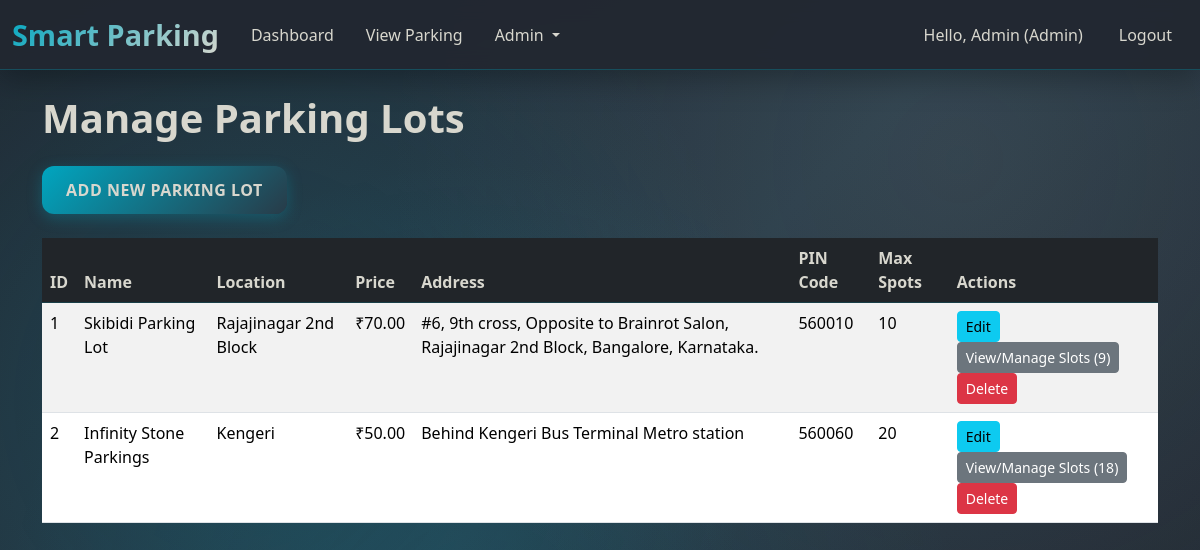
/admin/lots (signed in), run on the app's committed database.
### models/user.py (models this page shows, shortened)
class User(db.Model, UserMixin):
    id = db.Column(db.Integer, primary_key=True)
    name = db.Column(db.String(100), nullable=False)
    email = db.Column(db.String(120), unique=True, nullable=False)
    password = db.Column(db.String(200), nullable=False)
    role = db.Column(db.String(20), default='user') # 'user' or 'admin'
    reservations = db.relationship('Reservation', backref='user', lazy=True)
    @property
    def is_admin(self):
        return self.role == 'admin'

### models/lot.py (models this page shows, shortened)
class ParkingLot(db.Model):
    id = db.Column(db.Integer, primary_key=True)
    name = db.Column(db.String(100), unique=True, nullable=False)
    location = db.Column(db.String(200), nullable=False)
    price = db.Column(db.Float, nullable=True)
    address = db.Column(db.String(255), nullable=True)
    pin_code = db.Column(db.String(20), nullable=True)
    maximum_number_of_spots = db.Column(db.Integer, nullable=True)
    slots = db.relationship('ParkingSlot', backref='lot', lazy=True, cascade="all, delete-orphan")

### controllers/main_controller.py (the view)
@main_bp.route('/admin/lots')
@admin_required
def admin_lots():
    lots = ParkingLot.query.all()
    return render_template('admin_lots.html', lots=lots)

### app.py (called while the page is built)
@login_manager.user_loader
def load_user(user_id):
    return User.query.get(int(user_id))

@app.context_processor
def inject_globals():
    return dict(current_user=current_user, now=datetime.utcnow)

### controllers/main_controller.py (called while the page is built)
def admin_required(f):
    @wraps(f)
    @login_required
    def decorated_function(*args, **kwargs):
        if not current_user.is_admin:
            flash('You do not have permission to access this page.', 'danger')
            return redirect(url_for('main.dashboard'))
        return f(*args, **kwargs)
    return decorated_function

### templates/admin_lots.html
{% extends "base.html" %}
{% block content %}
<h1 class="mb-4">Manage Parking Lots</h1>
<a href="{{ url_for('main.add_lot') }}" class="btn btn-primary mb-4">Add New Parking Lot</a>
{% if lots %}
    <div class="table-responsive">
        <table class="table table-striped table-hover">
            <thead class="table-dark">
                <tr>
                    <th>ID</th>
                    <th>Name</th>
                    <th>Location</th>
                    <th>Price</th>
                    <th>Address</th>
                    <th>PIN Code</th>
                    <th>Max Spots</th>
                    <th>Actions</th>
                </tr>
            </thead>
            <tbody>
                {% for lot in lots %}
                <tr>
                    <td>{{ lot.id }}</td>
                    <td>{{ lot.name }}</td>
                    <td>{{ lot.location }}</td>
                    <td>{{ "₹{:,.2f}".format(lot.price) if lot.price is not none else 'N/A' }}</td>
                    <td>{{ lot.address if lot.address else 'N/A' }}</td>
                    <td>{{ lot.pin_code if lot.pin_code else 'N/A' }}</td>
                    <td>{{ lot.maximum_number_of_spots if lot.maximum_number_of_spots is not none else 'N/A' }}</td>
                    <td>
                        <a href="{{ url_for('main.edit_lot', lot_id=lot.id) }}" class="btn btn-sm btn-info">Edit</a>
                        <a href="{{ url_for('main.admin_slots', lot_id=lot.id) }}" class="btn btn-sm btn-secondary">View/Manage Slots ({{ lot.slots|length }})</a>
                        <form action="{{ url_for('main.delete_lot', lot_id=lot.id) }}" method="POST" class="d-inline" onsubmit="return confirm('Are you sure you want to delete this parking lot and all its associated slots and reservations?');">
                            <button type="submit" class="btn btn-sm btn-danger">Delete</button>
                        </form>
                    </td>
                </tr>
                {% endfor %}
            </tbody>
        </table>
    </div>
{% else %}
    <div class="alert alert-info" role="alert">
        No parking lots have been added yet.
    </div>
{% endif %}
{% endblock %}

### templates/base.html (shortened to what this page needs)
<!DOCTYPE html>
<html lang="en">
<head>
    <link href="https://cdn.jsdelivr.net/npm/bootstrap@5.3.3/dist/css/bootstrap.min.css" rel="stylesheet">
    <link rel="stylesheet" href="{{ url_for('static', filename='css/styles.css') }}">
</head>
<body>
    <nav class="navbar navbar-expand-lg navbar-dark bg-dark">
        <div class="container-fluid">
            <a class="navbar-brand" href="{{ url_for('main.dashboard') }}">Smart Parking</a>
            <div class="collapse navbar-collapse" id="navbarNav">
                <ul class="navbar-nav me-auto mb-2 mb-lg-0">
                    {% if current_user.is_authenticated %}
                        <li class="nav-item">
                            <a class="nav-link" href="{{ url_for('main.dashboard') }}">Dashboard</a>
                        </li>
                        <li class="nav-item">
                            <a class="nav-link" href="{{ url_for('main.view_parking') }}">View Parking</a>
                        </li>
                        {% if current_user.is_admin %}
                        <li class="nav-item dropdown">
                            <a class="nav-link dropdown-toggle" href="#" id="adminDropdown" role="button" data-bs-toggle="dropdown" aria-expanded="false">
                              Admin
                            </a>
                        </li>
                        {% endif %}
                    {% endif %}
                </ul>
                <ul class="navbar-nav">
                    {% if current_user.is_authenticated %}
                        <li class="nav-item">
                            <span class="nav-link text-white">Hello, {{ current_user.name }} ({{ current_user.role | capitalize }})</span>
                        </li>
                        <li class="nav-item">
                            <a class="nav-link btn btn-outline-light ms-2" href="{{ url_for('auth.logout') }}">Logout</a>
                        </li>
                    {% endif %}
                </ul>
            </div>
        </div>
    </nav>
    <div class="container mt-4">
        {% block content %}{% endblock %}
    </div>
</body>
</html>

### static/css/styles.css (style rules this page uses)
body { background: linear-gradient(135deg, #222831 0%, #283b48 50%, #222831 100%); background-attachment: fixed; font-family: 'Segoe UI', Tahoma, Geneva, Verdana, sans-serif; min-height: 100vh; position: relative; color: #d8d7ce; }
body::before { content: ''; position: fixed; top: 0; left: 0; width: 100%; height: 100%; background: radial-gradient(circle at 20% 50%, rgba(0, 166, 192, 0.15) 0%, transparent 50%), radial-gradient(circle at 80% 20%, rgba(216, 215, 206, 0.08) 0%, transparent 50%), radial-gradient(circle at 40% 80%, rgba(0, 166, 192, 0.1) 0%, transparent 50%); animation: float 20s ease-in-out infinite; pointer-events: none; z-index: -1; }
.navbar { backdrop-filter: blur(10px); background: rgba(34, 40, 49, 0.95) !important; box-shadow: 0 8px 32px rgba(0, 0, 0, 0.3); border-bottom: 1px solid rgba(0, 166, 192, 0.3); }
.navbar-brand { font-weight: 700; font-size: 1.8rem; background: linear-gradient(135deg, #00a6c0, #d8d7ce); -webkit-background-clip: text; -webkit-text-fill-color: transparent; background-clip: text; text-shadow: none; }
.navbar .btn { border-radius: 0.5rem; padding: 0.5rem 1rem; font-weight: 600; margin-left: 0.5rem; transition: all 0.3s ease; color: #d8d7ce; }
.navbar-nav .nav-link { color: #d8d7ce !important; font-weight: 500; margin: 0 0.25rem; padding: 0.5rem 0.75rem !important; border-radius: 0.5rem; transition: all 0.3s ease; }
.btn-primary { background: linear-gradient(135deg, #00a6c0, #283b48); border: none; border-radius: 0.75rem; padding: 0.75rem 1.5rem; font-weight: 600; text-transform: uppercase; letter-spacing: 0.5px; transition: all 0.3s ease; box-shadow: 0 4px 15px rgba(0, 166, 192, 0.3); color: #d8d7ce; }
.container, .container-fluid { position: relative; z-index: 1; }
h1, h2, h3, h4, h5, h6 { color: #d8d7ce; font-weight: 600; }
p, span, div { color: #d8d7ce; }
a { color: #00a6c0; text-decoration: none; transition: all 0.3s ease; }
.table { color: #d8d7ce; }
.table-dark { background-color: rgba(34, 40, 49, 0.9); border-color: rgba(0, 166, 192, 0.2); }
.table-dark th, .table-dark td { border-color: rgba(0, 166, 192, 0.2); color: #d8d7ce; }
html { scroll-behavior: smooth; }
.navbar { z-index: 1100; position: relative; }

### data on the page
User: name "Admin", role "Admin"
ParkingLot: id "1", name "Skibidi Parking Lot", location "Rajajinagar 2nd Block", price "₹70.00", address "#6, 9th cross, Opposite to Brainrot Salon, Rajajinagar 2nd Block, Bangalore, Karnataka.", pin_code "560010", maximum_number_of_spots "10", slots|length "9"
ParkingLot: id "2", name "Infinity Stone Parkings", location "Kengeri", price "₹50.00", address "Behind Kengeri Bus Terminal Metro station", pin_code "560060", maximum_number_of_spots "20", slots|length "18"
